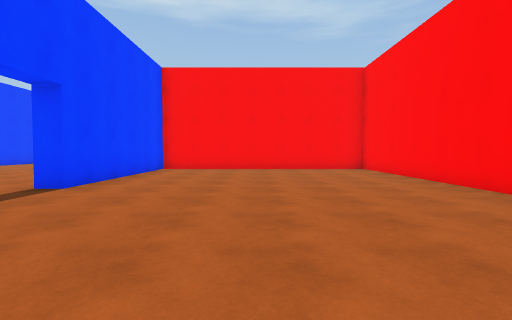
view 1 (above)

19 first-person views from a walk through a 3-D level made in the Unity game engine. The camera is 1.3 m above the floor, tilts 2° down and sees 85° across. The floor is counted in squares, 2 m on a side. Each view is taken from the middle of a square. On the plan, view 1 faces up. The plan holds only what a view shows up to about 9 squares ahead; the rest is blank. The place goes on beyond the plan. The player character is not drawn. Surface patterns are stand-ins for the level's own textures.

view 2
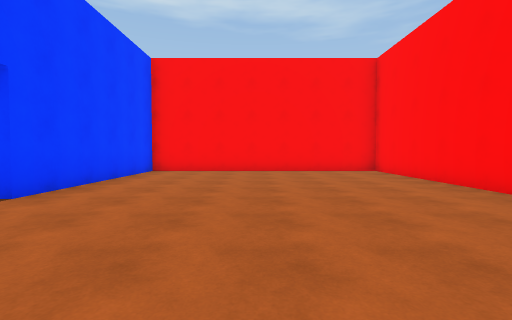

view 3
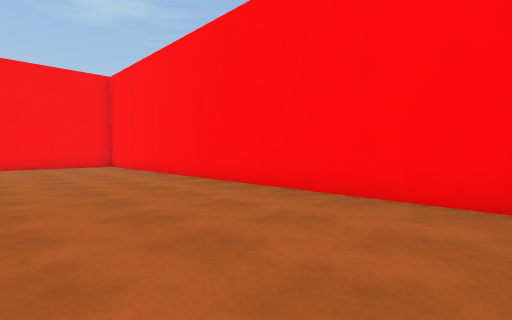

view 4
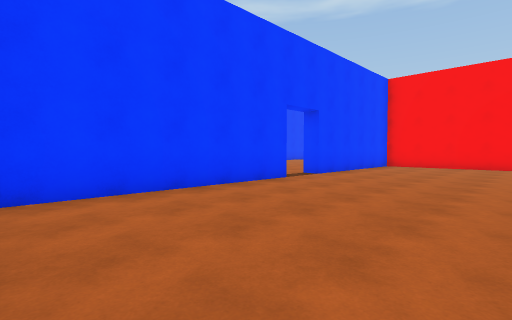

view 5
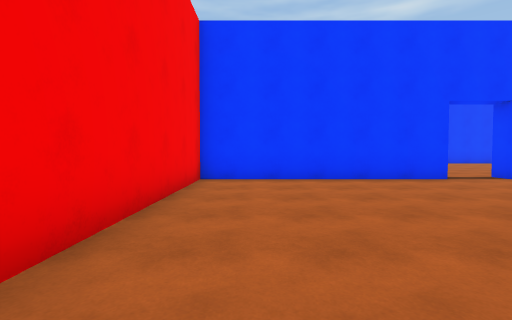

view 6
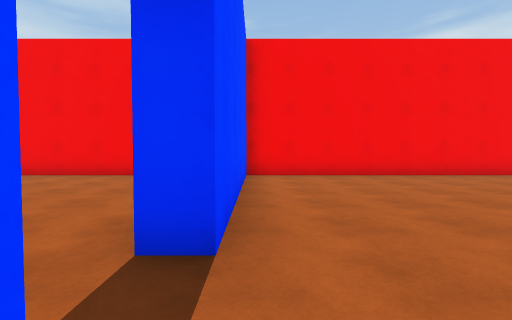

view 7
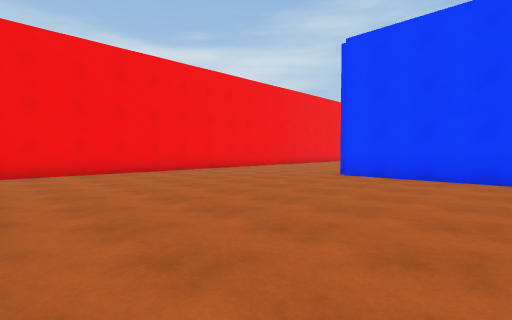

view 8
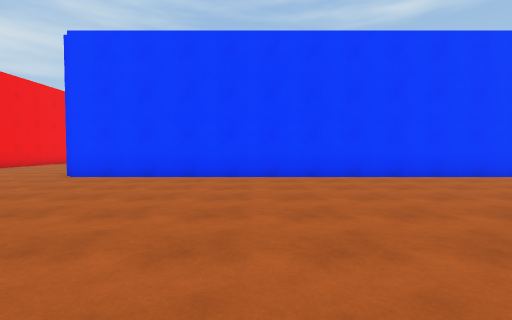

view 9
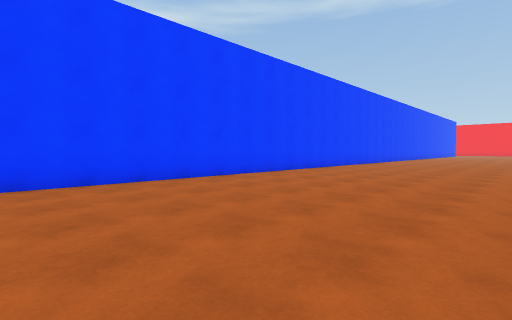

view 10
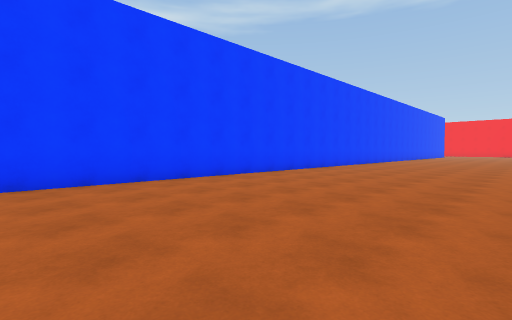

view 11
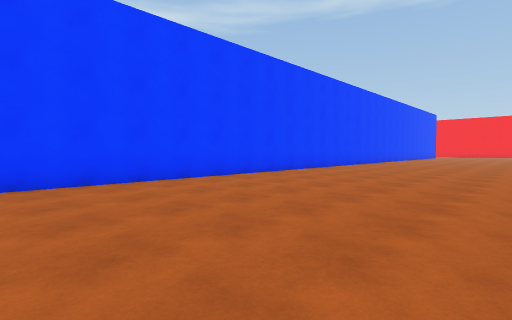

view 12
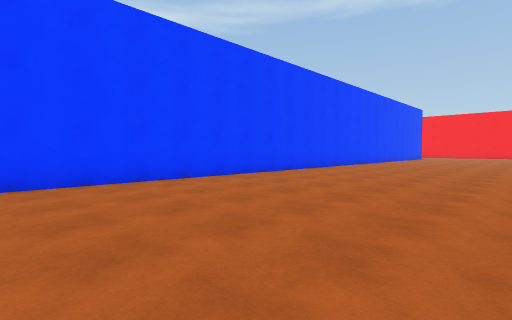

view 13
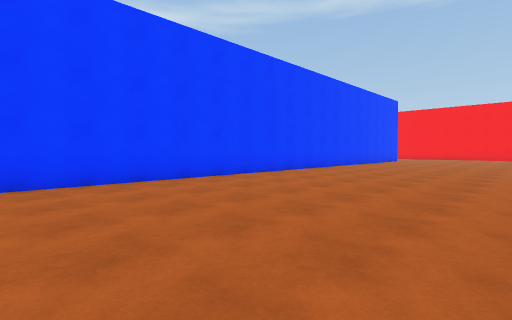

view 14
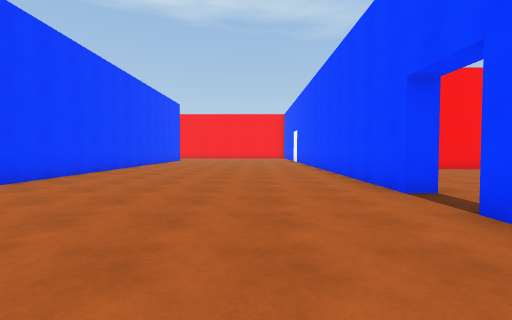

view 15
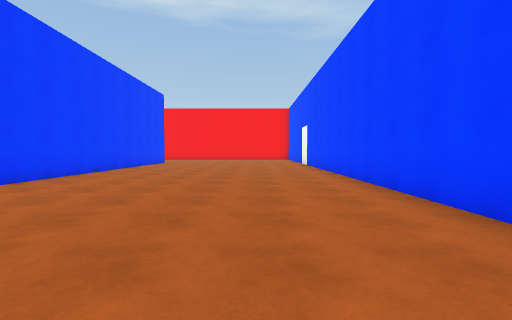

view 16
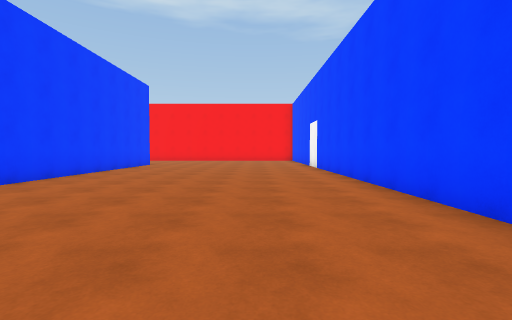

view 17
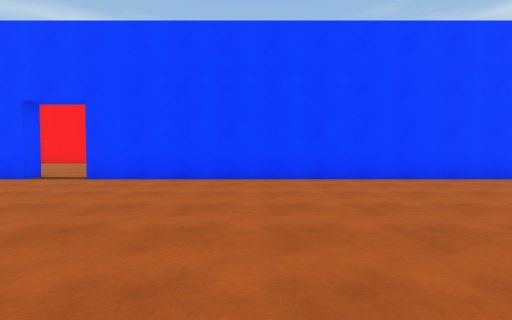

view 18
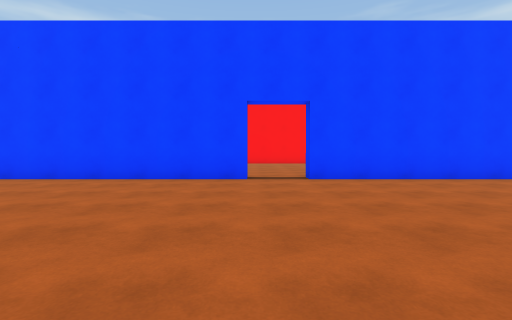

view 19
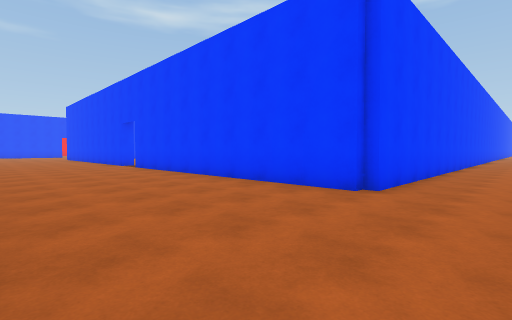

### Floor plan
Points are (right, up) in squares from view 1. A wall is a line through its corners. A room is listed if a view was taken in it or the views show most of it. See-through windows are left out.
Room 1 (views 1, 2, 3, 4, 5)
walls: (-3.7, 3.3) (-3.2, 3.3) (-3.2, -2.2) (2.1, -2.2); (3.8, -1.9) (3.8, 9.7) (-3.2, 9.7) (-3.2, 4.7) (-3.8, 4.7)
ways out: opening at (-3, 4) to room 2
Room 2 (views 6, 7, 8, 9, 10, 11, 12, 13, 14, 15, 16, 17, 18, 19)
walls: (-3.7, 17.1) (-3.7, 27.9); (-3.7, 11.2) (-3.7, 15.8); (-3.7, 29.2) (-3.7, 39); (-10.8, -2.2) (-3.7, -2.2) (-3.7, 3.3); (-10.7, 39) (-10.7, 2.3) (-17.5, 2.3)
ways out: opening at (-3, 4) to room 1; opening at (-3, 16.5); opening at (-3, 28.5)

Where each view was taken, in squares from view 1:
view 1: 0 up, 0 right, facing up
view 2: 1 up, 0 right, facing up
view 3: 2 down, 0 right, facing up-right
view 4: 2 down, 1 right, facing up-left
view 5: 1 down, 3 right, facing left
view 6: 5 up, 4 left, facing down
view 7: 6 up, 4 left, facing down-left
view 8: 7 up, 4 left, facing left
view 9: 8 up, 5 left, facing up-left
view 10: 13 up, 5 left, facing up-left
view 11: 16 up, 5 left, facing up-left
view 12: 20 up, 5 left, facing up-left
view 13: 25 up, 5 left, facing up-left
view 14: 25 up, 6 left, facing up
view 15: 28 up, 6 left, facing up
view 16: 30 up, 6 left, facing up
view 17: 24 up, 10 left, facing right
view 18: 17 up, 10 left, facing right
view 19: 2 down, 9 left, facing up-left
